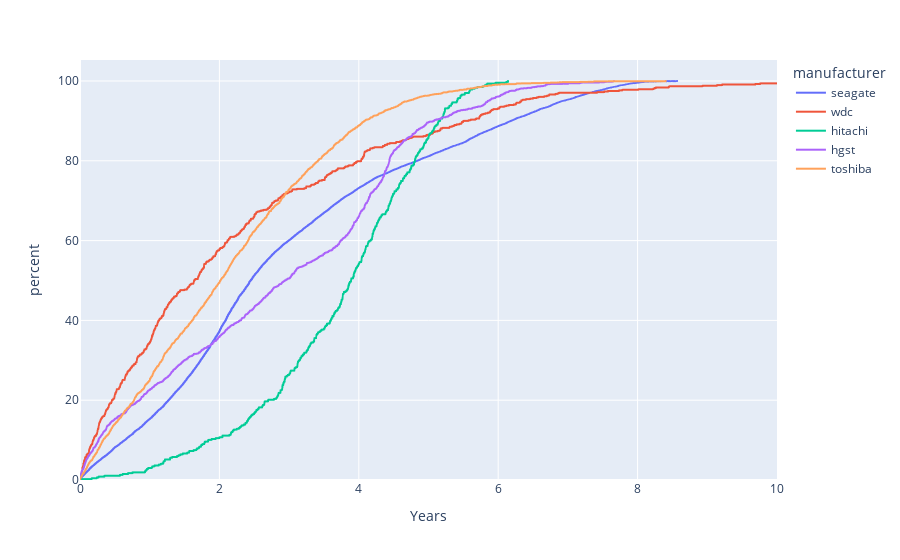

Source (notebook cell):
### Code cell
df_failures_smart_9 = pd.read_csv('C:/com748/code/com748/data/analysis/smart_9/failures_all_manufacturers.csv')
df_failures_smart_9 = df_failures_smart_9[df_failures_smart_9['manufacturer'] != 'other']
df_failures_smart_9['smart_9_raw'] = df_failures_smart_9['smart_9_raw']/8760
fig = px.ecdf(df_failures_smart_9, x="smart_9_raw", color='manufacturer', range_x=(0,10), labels=({'smart_9_raw':'Years'}), ecdfnorm='percent')
fig.show()

### Figure 1 — Plotly figure (JSON) as saved in the notebook; plotly's stock layout.template omitted (floating-point values rounded to 4 significant figures; data arrays with more than 128 entries replaced by an {"elided": "..."} marker saying what was removed)
{"data": [{"hovertemplate": "manufacturer=seagate<br>Years=%{x}<br>percent=%{y}<extra></extra>", "legendgroup": "seagate", "line": {"dash": "solid", "shape": "hv"}, "marker": {"color": "#636efa", "symbol": "circle"}, "mode": "lines", "name": "seagate", "showlegend": true, "type": "scattergl", "x": {"elided": "16093 float values"}, "xaxis": "x", "y": {"elided": "16093 float values"}, "yaxis": "y"}, {"hovertemplate": "manufacturer=wdc<br>Years=%{x}<br>percent=%{y}<extra></extra>", "legendgroup": "wdc", "line": {"dash": "solid", "shape": "hv"}, "marker": {"color": "#EF553B", "symbol": "circle"}, "mode": "lines", "name": "wdc", "showlegend": true, "type": "scattergl", "x": {"elided": "681 float values"}, "xaxis": "x", "y": {"elided": "681 float values"}, "yaxis": "y"}, {"hovertemplate": "manufacturer=hitachi<br>Years=%{x}<br>percent=%{y}<extra></extra>", "legendgroup": "hitachi", "line": {"dash": "solid", "shape": "hv"}, "marker": {"color": "#00cc96", "symbol": "circle"}, "mode": "lines", "name": "hitachi", "showlegend": true, "type": "scattergl", "x": {"elided": "467 float values"}, "xaxis": "x", "y": {"elided": "467 float values"}, "yaxis": "y"}, {"hovertemplate": "manufacturer=hgst<br>Years=%{x}<br>percent=%{y}<extra></extra>", "legendgroup": "hgst", "line": {"dash": "solid", "shape": "hv"}, "marker": {"color": "#ab63fa", "symbol": "circle"}, "mode": "lines", "name": "hgst", "showlegend": true, "type": "scattergl", "x": {"elided": "1642 float values"}, "xaxis": "x", "y": {"elided": "1642 float values"}, "yaxis": "y"}, {"hovertemplate": "manufacturer=toshiba<br>Years=%{x}<br>percent=%{y}<extra></extra>", "legendgroup": "toshiba", "line": {"dash": "solid", "shape": "hv"}, "marker": {"color": "#FFA15A", "symbol": "circle"}, "mode": "lines", "name": "toshiba", "showlegend": true, "type": "scattergl", "x": {"elided": "2214 float values"}, "xaxis": "x", "y": {"elided": "2214 float values"}, "yaxis": "y"}], "layout": {"legend": {"title": {"text": "manufacturer"}, "tracegroupgap": 0}, "margin": {"t": 60}, "xaxis": {"anchor": "y", "domain": [0, 1], "range": [0, 10], "title": {"text": "Years"}}, "yaxis": {"anchor": "x", "domain": [0, 1], "rangemode": "tozero", "title": {"text": "percent"}}}}
